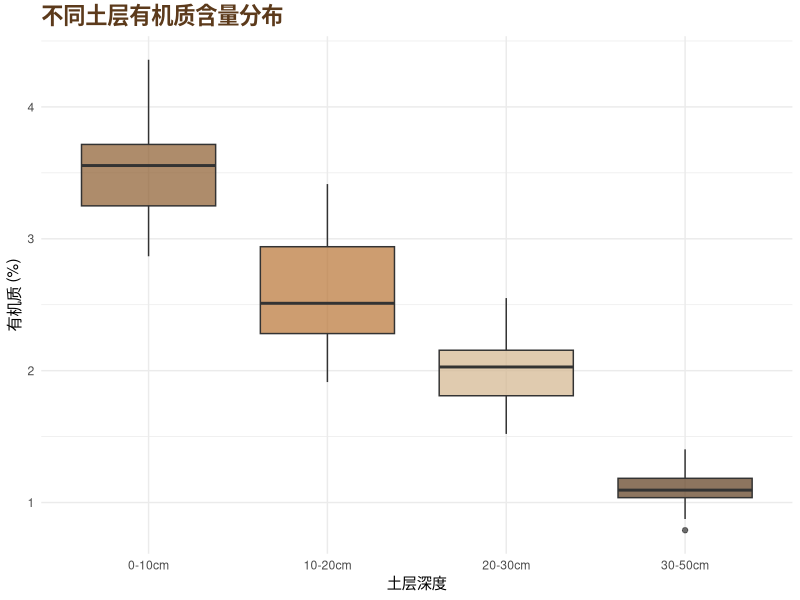
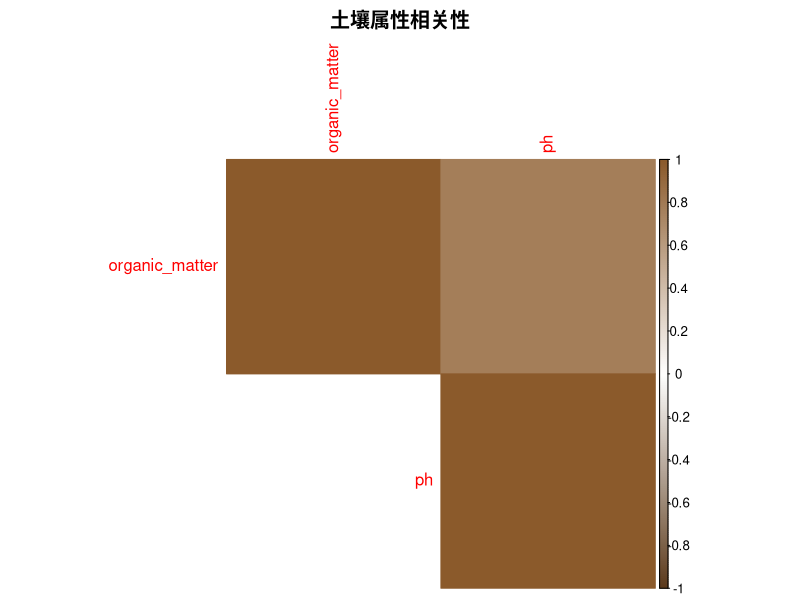

The R script that drew these images, in order:
## ---- chunk 1
#| echo: true
#| warning: false
#| fig-cap: "不同土壤深度有机质含量"
#| fig-width: 8
#| fig-height: 5

library(ggplot2)
library(dplyr)

# 创建土壤数据
set.seed(123)
soil_data <- data.frame(
  depth = rep(c("0-10cm", "10-20cm", "20-30cm", "30-50cm"), each=15),
  organic_matter = c(
    rnorm(15, 3.5, 0.5),
    rnorm(15, 2.7, 0.4),
    rnorm(15, 1.9, 0.3),
    rnorm(15, 1.1, 0.2)
  ),
  ph = c(
    rnorm(15, 6.5, 0.3),
    rnorm(15, 6.2, 0.3),
    rnorm(15, 5.8, 0.4),
    rnorm(15, 5.4, 0.4)
  )
)

# 土壤颜色主题
soil_colors <- c("#8B5A2B", "#B87333", "#D2B48C", "#5C3A1B")

# 绘制箱线图
ggplot(soil_data, aes(x=depth, y=organic_matter, fill=depth)) +
  geom_boxplot(alpha=0.7) +
  scale_fill_manual(values=soil_colors) +
  theme_minimal() +
  labs(title="不同土层有机质含量分布",
       x="土层深度",
       y="有机质 (%)") +
  theme(legend.position="none",
        plot.title = element_text(color="#5C3A1B", size=16, face="bold"))
## ---- chunk 2
summary(soil_data)
## ---- chunk 3
#| fig-cap: "土壤属性相关性热图"

library(corrplot)

soil_cor <- cor(soil_data[, c("organic_matter", "ph")])
corrplot(soil_cor, method="color", type="upper", 
         col=colorRampPalette(c("#5C3A1B", "white", "#8B5A2B"))(200),
         title="土壤属性相关性",
         mar=c(0,0,2,0))
